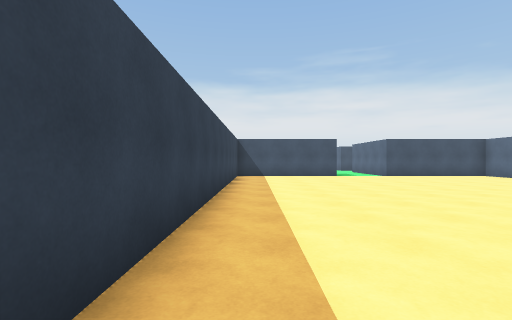
[1] (above)

16 first-person views from a walk through a scene from a Unity 3-D project. The camera is 1.3 m above the floor, looks level and sees 85° across. The floor is counted in squares, 2 m on a side. Each view is taken from the middle of a square. On the plan, view 1 faces up. The plan holds only what a view shows up to about 9 squares ahead; the rest is blank. Surface patterns are stand-ins for the level's own textures.

[2]
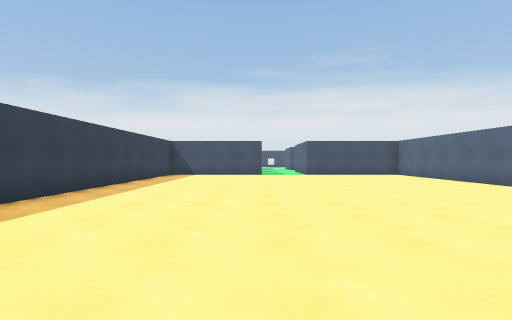

[3]
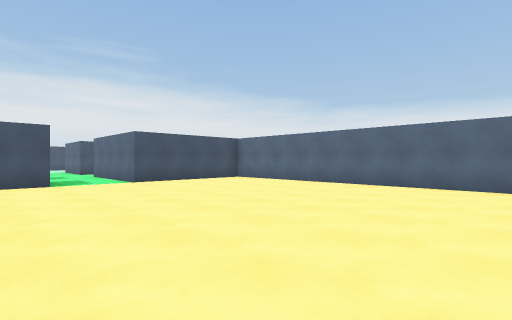

[4]
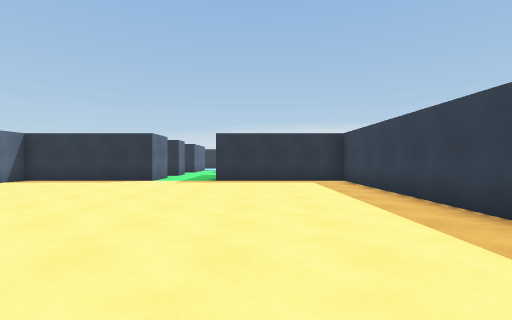

[5]
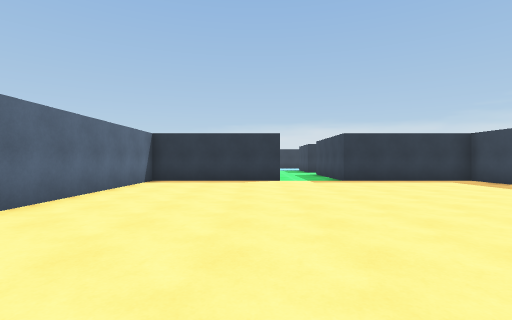

[6]
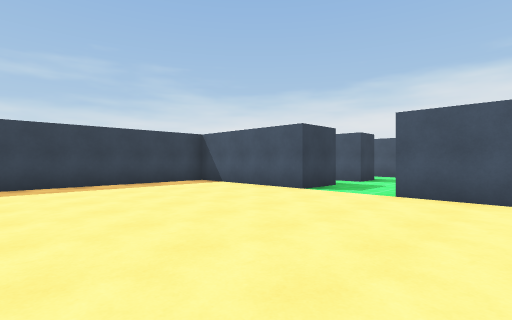

[7]
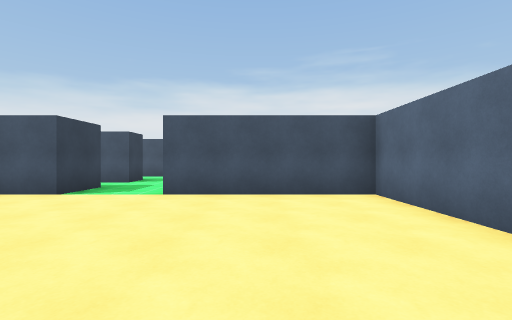

[8]
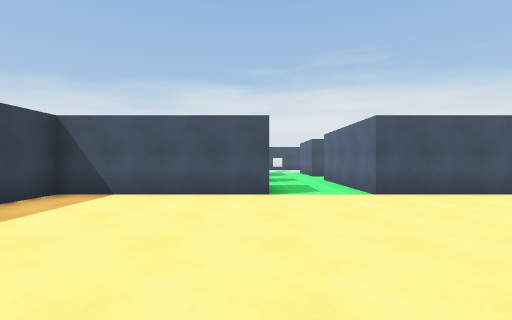

[9]
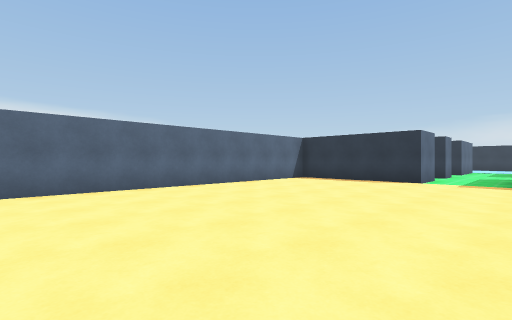

[10]
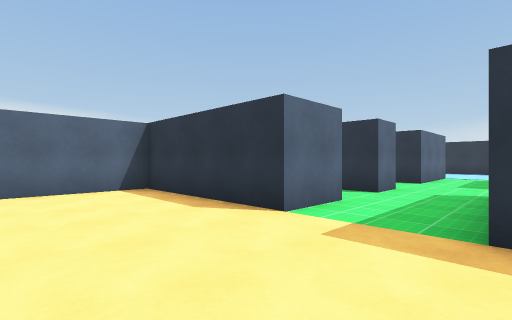

[11]
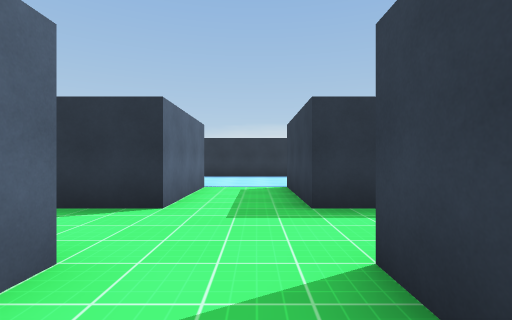

[12]
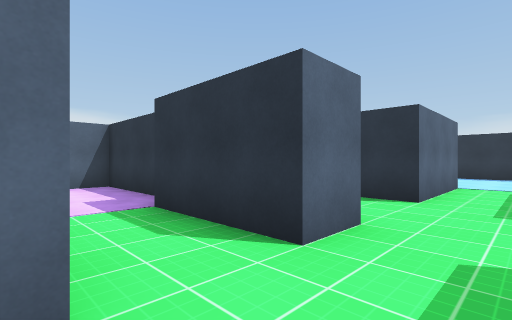

[13]
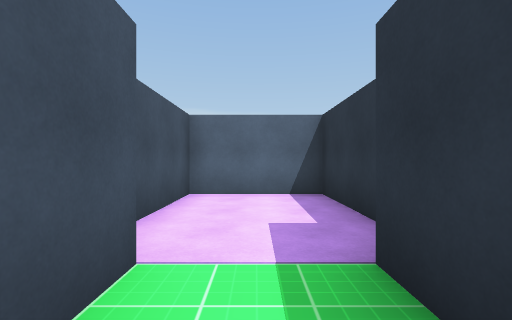

[14]
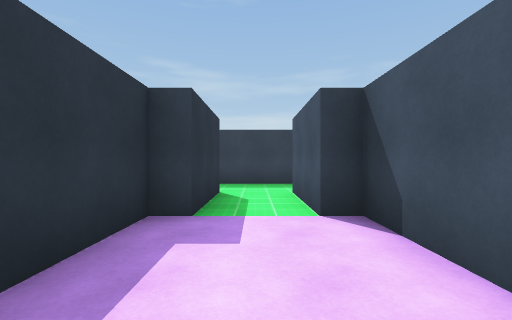

[15]
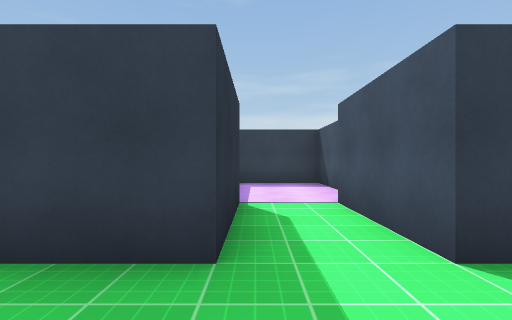

[16]
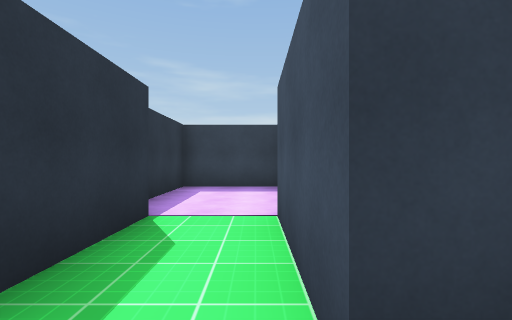

### Floor plan
Points are (right, up) in squares from view 1. A wall is a line through its corners. A room is listed if a view was taken in it or the views show most of it. See-through windows are left out.
Room 1 (views 1, 2, 3, 4, 5, 6, 7, 8, 9, 10)
walls: (3.2, 11.3) (-0.7, 11.3) (-0.7, -2.8) (3.2, -2.8); (5.2, -2.8) (9.2, -2.8) (9.2, 11.3) (5.2, 11.3)
ways out: opening at (4.5, -3.5) to room 2; opening at (4.5, 12) to room 3
Room 2 (views 11, 12, 13, 14)
walls: (7.7, -6.2) (11.2, -6.2) (11.2, -3.7) (7.7, -3.7) (7.7, -4.3) (5.2, -4.3) (5.2, -2.8); (5.2, -6.8) (5.2, -5.8) (7.7, -5.8); (3.2, -2.8) (3.2, -6.8)
ways out: opening at (4.5, -3.5) to room 1; opening at (4.5, -6)
Room 3 (views 15, 16)
walls: (0.8, 12.8) (3.2, 12.8) (3.2, 11.3); (3.2, 14.3) (0.8, 14.3); (-1, 14.8) (-2.8, 14.8) (-2.8, 12.3) (-0.5, 12.3); (5.2, 11.3) (5.2, 15)
ways out: opening at (4.5, 12) to room 1; opening at (4.5, 15)

Where each view was taken, in squares from view 1:
view 1: 0 up, 0 right, facing up
view 2: 1 down, 3 right, facing up
view 3: 3 up, 2 right, facing up-right
view 4: 6 up, 2 right, facing down
view 5: 6 up, 6 right, facing down
view 6: 6 up, 7 right, facing up-left
view 7: 6 up, 7 right, facing up
view 8: 6 up, 3 right, facing up
view 9: 6 up, 3 right, facing down-right
view 10: 0 up, 3 right, facing down-right
view 11: 5 down, 4 right, facing down
view 12: 4 down, 4 right, facing down-right
view 13: 5 down, 6 right, facing right
view 14: 5 down, 11 right, facing left
view 15: 13 up, 5 right, facing left
view 16: 14 up, 4 right, facing left
